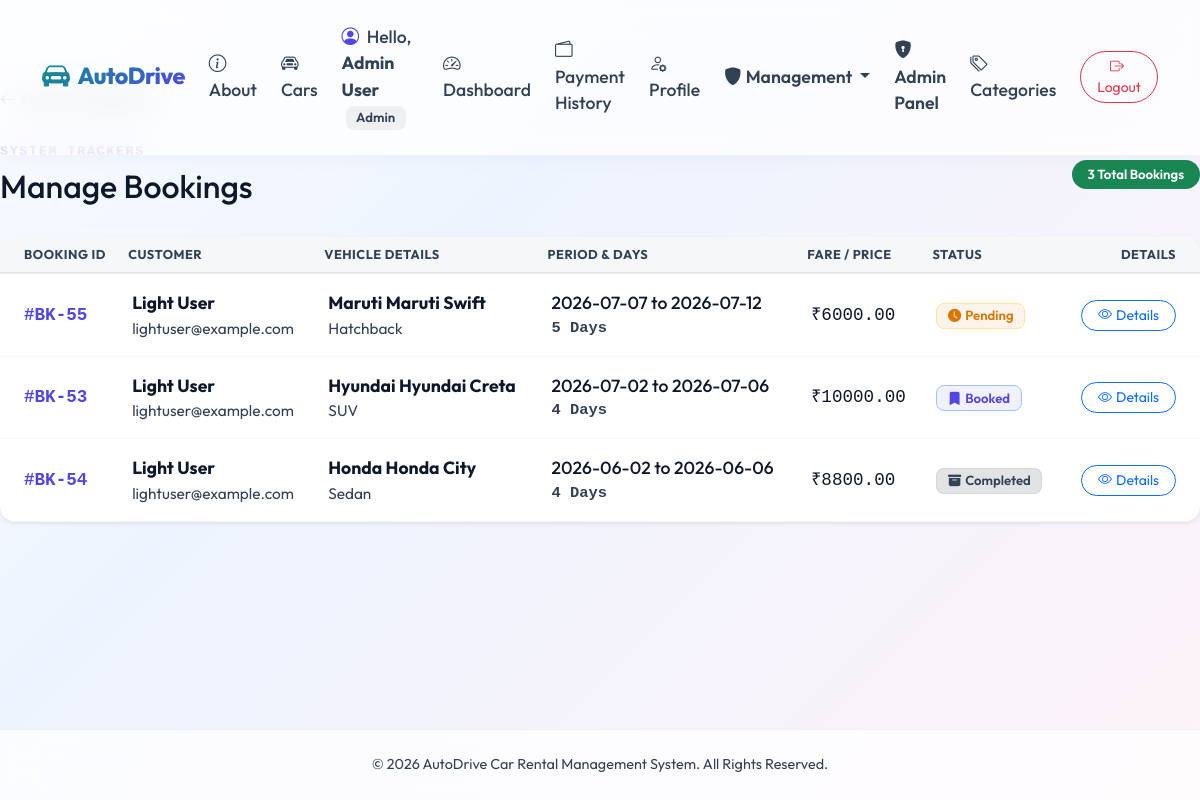
Screenshot of /admin-dashboard/bookings/ (signed in) with the database file from the repository.
### rental/models.py (models this page shows, shortened)
class User(AbstractUser):
    ROLE_CHOICES = (
        ('customer', 'Customer'),
        ('staff', 'Staff'),
        ('admin', 'Admin'),
    )
    username = None
    email = models.EmailField(unique=True, verbose_name="Email Address")
    name = models.CharField(max_length=255, verbose_name="Full Name")
    mobile = models.CharField(max_length=15, verbose_name="Mobile Number")
    license_number = models.CharField(max_length=50, blank=True, null=True, verbose_name="Driving License Number")
    role = models.CharField(max_length=10, choices=ROLE_CHOICES, default='customer', verbose_name="Role")
    is_license_verified = models.BooleanField(default=False, verbose_name="License Verified")
    objects = UserManager()
    USERNAME_FIELD = 'email'
    REQUIRED_FIELDS = ['name']

class Booking(models.Model):
    STATUS_CHOICES = (
        ('pending', 'Pending Approval'),
        ('confirmed', 'Booked'),
        ('booked', 'Booked'),
        ('picked_up', 'Picked Up'),
        ('in_use', 'In Use'),
        ('returned', 'Returned'),
        ('completed', 'Completed'),
        ('cancelled', 'Cancelled'),
    )
    user = models.ForeignKey(User, on_delete=models.CASCADE, related_name='bookings', verbose_name="Customer")
    car = models.ForeignKey(Car, on_delete=models.CASCADE, related_name='bookings', verbose_name="Vehicle")
    pickup_date = models.DateField(verbose_name="Pickup Date")
    return_date = models.DateField(verbose_name="Return Date")
    total_days = models.IntegerField(default=1, verbose_name="Total Days")
    status = models.CharField(max_length=20, choices=STATUS_CHOICES, default='pending', verbose_name="Status")
    total_price = models.DecimalField(max_digits=10, decimal_places=2, verbose_name="Total Price")
    damage_report = models.TextField(blank=True, null=True, verbose_name="Damage Report")
    pickup_time = models.DateTimeField(blank=True, null=True, verbose_name="Actual Pickup Time")
    return_time = models.DateTimeField(blank=True, null=True, verbose_name="Actual Return Time")

class Car(models.Model):
    STATUS_CHOICES = (
        ('Available', 'Available'),
        ('Booked', 'Booked'),
        ('Maintenance', 'Maintenance'),
        ('Inactive', 'Inactive'),
    )
    name = models.CharField(max_length=150, verbose_name="Vehicle Name")
    brand = models.CharField(max_length=100, verbose_name="Brand")
    model = models.CharField(max_length=100, verbose_name="Model")
    category = models.ForeignKey(Category, on_delete=models.SET_NULL, null=True, blank=True, related_name='cars', verbose_name="Category")
    year = models.IntegerField(verbose_name="Year")
    fuel_type = models.CharField(max_length=50, verbose_name="Fuel Type")
    transmission = models.CharField(max_length=50, verbose_name="Transmission")
    seating_capacity = models.IntegerField(verbose_name="Seating Capacity")
    rent_per_day = models.DecimalField(max_digits=10, decimal_places=2, verbose_name="Rent Per Day")
    image = models.ImageField(upload_to='cars/', blank=True, null=True, verbose_name="Vehicle Image")
    status = models.CharField(max_length=50, choices=STATUS_CHOICES, default='Available', verbose_name="Status")

class Category(models.Model):
    name = models.CharField(max_length=100, unique=True, verbose_name="Category Name")
    description = models.TextField(blank=True, null=True, verbose_name="Description")

### rental/views.py (the view)
        @login_required
        def _wrapped_view(request, *args, **kwargs):
            if request.user.role in allowed_roles or request.user.is_superuser:
                return view_func(request, *args, **kwargs)
            return HttpResponseForbidden("<h3>Access Denied</h3><p>You do not have administrative permissions to perform this action.</p>")

### templates/rental/admin_bookings.html (shortened to what this page needs)
{% extends 'base.html' %}
{% block content %}
    <div class="mb-4">
        <a href="{% url 'dashboard' %}" class="text-decoration-none text-muted small fw-semibold">
            <i class="bi bi-arrow-left me-1"></i> Back to Dashboard
        </a>
    </div>
    <div class="d-flex justify-content-between align-items-center mb-4">
        <div>
            <span class="text-uppercase font-monospace text-primary fw-bold" style="letter-spacing: 1.5px; font-size: 0.85rem;">System Trackers</span>
            <h2 class="fw-extrabold text-dark mt-1">Manage Bookings</h2>
        </div>
        <span class="badge bg-success px-3 py-2 rounded-pill fw-semibold">{{ bookings|length }} Total Bookings</span>
    </div>
    <div class="card border-0 shadow-sm rounded-4 overflow-hidden" style="background: #ffffff;">
        <div class="table-responsive">
            <table class="table table-hover align-middle mb-0">
                <thead class="table-light" style="background: #f8fafc; font-weight: 700; color: #475569; border-bottom: 2px solid #e2e8f0;">
                    <tr>
                        <th class="ps-4">Booking ID</th>
                        <th>Customer</th>
                        <th>Vehicle Details</th>
                        <th>Period & Days</th>
                        <th>Fare / Price</th>
                        <th>Status</th>
                        <th class="pe-4 text-end">Details</th>
                    </tr>
                </thead>
                <tbody>
                    {% for b in bookings %}
                        <tr>
                            <td class="ps-4 py-3.5 fw-bold text-primary font-monospace">#BK-{{ b.id }}</td>
                            <td>
                                <div class="fw-bold text-dark">{{ b.user.name }}</div>
                                <div class="text-muted small">{{ b.user.email }}</div>
                            </td>
                            <td>
                                <div class="fw-bold text-dark">{{ b.car.brand }} {{ b.car.name }}</div>
                                <div class="text-muted small text-capitalize">{{ b.car.category.name }}</div>
                            </td>
                            <td>
                                <div class="fw-medium text-dark">{{ b.pickup_date|date:"Y-m-d" }} to {{ b.return_date|date:"Y-m-d" }}</div>
                                <div class="text-muted small fw-semibold font-monospace">{{ b.total_days }} Days</div>
                            </td>
                            <td>
                                <div class="fw-extrabold text-dark font-monospace">₹{{ b.total_price }}</div>
                            </td>
                            <td>
                                {% if b.status == 'pending' %}
                                    <span class="badge bg-warning-subtle text-warning border border-warning-subtle px-2.5 py-1.5"><i class="bi bi-clock-fill me-1"></i>Pending</span>
                                {% elif b.status == 'confirmed' or b.status == 'booked' %}
                                    <span class="badge bg-primary-subtle text-primary border border-primary-subtle px-2.5 py-1.5"><i class="bi bi-bookmark-fill me-1"></i>Booked</span>
                                {% elif b.status == 'picked_up' %}
                                    <span class="badge bg-info-subtle text-info border border-info-subtle px-2.5 py-1.5"><i class="bi bi-key-fill me-1"></i>Picked Up</span>
                                {% elif b.status == 'in_use' %}
                                    <span class="badge bg-success-subtle text-success border border-success-subtle px-2.5 py-1.5"><i class="bi bi-car-front-fill me-1"></i>In Use</span>
                                {% elif b.status == 'returned' %}
                                    <span class="badge bg-warning-subtle text-warning border border-warning-subtle px-2.5 py-1.5"><i class="bi bi-box-arrow-in-left me-1"></i>Returned</span>
                                {% elif b.status == 'completed' %}
                                    <span class="badge bg-secondary-subtle text-secondary border border-secondary-subtle px-2.5 py-1.5"><i class="bi bi-archive-fill me-1"></i>Completed</span>
                                {% else %}
                                    <span class="badge bg-danger-subtle text-danger border border-danger-subtle px-2.5 py-1.5"><i class="bi bi-x-circle-fill me-1"></i>Cancelled</span>
                                {% endif %}
                            </td>
                            <td class="pe-4 text-end">
                                <a href="{% url 'booking_detail' b.id %}" class="btn btn-sm btn-outline-primary rounded-pill px-3">
                                    <i class="bi bi-eye me-1"></i>Details
                                </a>
                            </td>
                        </tr>
                    {% endfor %}
                </tbody>
            </table>
        </div>
    </div>
{% endblock %}

### templates/base.html (shortened to what this page needs)
{% load static %}
<!DOCTYPE html>
<html lang="en">
<head>
    <link href="https://cdn.jsdelivr.net/npm/bootstrap@5.3.2/dist/css/bootstrap.min.css" rel="stylesheet">
    <link rel="stylesheet" href="https://cdn.jsdelivr.net/npm/bootstrap-icons@1.11.2/font/bootstrap-icons.min.css">
    <link rel="stylesheet" href="{% static 'css/style.css' %}?v=4.0">
</head>
<body>
    <nav class="navbar navbar-expand-lg navbar-light navbar-custom py-3">
        <div class="container">
            <a class="navbar-brand d-flex align-items-center" href="{% url 'home' %}">
                <i class="bi bi-car-front-fill me-2 fs-3 text-primary"></i>
                <span>AutoDrive</span>
            </a>
            <div class="collapse navbar-collapse" id="navbarNav">
                <ul class="navbar-nav ms-auto align-items-center gap-2">
                    <li class="nav-item">
                        <a class="nav-link" href="{% url 'about' %}">
                            <i class="bi bi-info-circle me-1"></i>About
                        </a>
                    </li>
                    <li class="nav-item">
                        <a class="nav-link" href="{% url 'car_list' %}">
                            <i class="bi bi-car-front me-1"></i>Cars
                        </a>
                    </li>
                    {% if user.is_authenticated %}
                        <li class="nav-item">
                            <span class="nav-link text-secondary pe-none">
                                <i class="bi bi-person-circle me-1 text-primary"></i>
                                Hello, <strong>{{ user.name }}</strong>
                                <span class="badge bg-secondary ms-1">{{ user.get_role_display }}</span>
                            </span>
                        </li>
                        <li class="nav-item">
                            <a class="nav-link" href="{% url 'dashboard' %}">
                                <i class="bi bi-speedometer2 me-1"></i>Dashboard
                            </a>
                        </li>
                        <li class="nav-item">
                            <a class="nav-link" href="{% url 'payment_history' %}">
                                <i class="bi bi-wallet2 me-1"></i>Payment History
                            </a>
                        </li>
                        <li class="nav-item">
                            <a class="nav-link" href="{% url 'profile' %}">
                                <i class="bi bi-person-gear me-1"></i>Profile
                            </a>
                        </li>
                        {% if user.role == 'admin' or user.role == 'staff' or user.is_superuser %}
                            <li class="nav-item dropdown">
                                <a class="nav-link dropdown-toggle text-warning fw-semibold" href="#" id="adminDropdown" role="button" data-bs-toggle="dropdown" aria-expanded="false">
                                    <i class="bi bi-shield-fill me-1"></i>Management
                                </a>
                            </li>
                        {% endif %}
                        {% if user.is_staff or user.is_superuser %}
                            <li class="nav-item">
                                <a class="nav-link text-warning fw-semibold" href="/admin/" target="_blank">
                                    <i class="bi bi-shield-lock-fill me-1"></i>Admin Panel
                                </a>
                            </li>
                        {% endif %}
                        <li class="nav-item">
                            <a class="nav-link" href="{% url 'category_list' %}">
                                <i class="bi bi-tags me-1"></i>Categories
                            </a>
                        </li>
                        <li class="nav-item ms-2">
                            <a class="btn btn-outline-danger btn-sm rounded-pill px-3" href="{% url 'logout' %}">
                                <i class="bi bi-box-arrow-right me-1"></i>Logout
                            </a>
                        </li>
                    {% endif %}
                </ul>
            </div>
        </div>
    </nav>
    <main class="flex-grow-1">
        {% block content %}
        {% endblock %}
    </main>
    <footer>
        <div class="container">
            <p class="mb-0">&copy; 2026 AutoDrive Car Rental Management System. All Rights Reserved.</p>
        </div>
    </footer>
</body>
</html>

### rows the page displays
User: name "Admin User", role "Admin"
Booking: id "55", user.name "Light User", user.email "lightuser@example.com", car.brand "Maruti", car.name "Maruti Swift", car.category.name "Hatchback", pickup_date "2026-07-07", return_date "2026-07-12", total_days "5", total_price "6000.00", status "pending" (drawn)
Booking: id "53", user.name "Light User", user.email "lightuser@example.com", car.brand "Hyundai", car.name "Hyundai Creta", car.category.name "SUV", pickup_date "2026-07-02", return_date "2026-07-06", total_days "4", total_price "10000.00", status "confirmed" (drawn)
Booking: id "54", user.name "Light User", user.email "lightuser@example.com", car.brand "Honda", car.name "Honda City", car.category.name "Sedan", pickup_date "2026-06-02", return_date "2026-06-06", total_days "4", total_price "8800.00", status "completed" (drawn)

### other values shown
{{ bookings|length }} "3"
